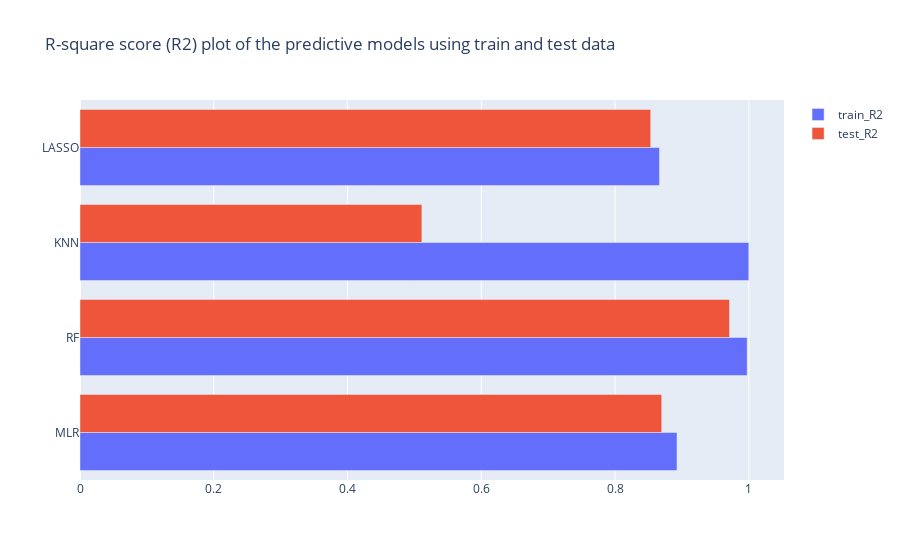

The cell this chart's notebook holds for it:
### Code cell
y=['MLR', 'RF', 'KNN', 'LASSO']
x1= r_Model.loc['train_R2']
x2= r_Model.loc['test_R2']

trace1 = go.Bar(y=y, x=x1, name='train_R2', orientation='h')
trace2 = go.Bar(y=y, x=x2, name='test_R2', orientation='h')

data = [trace1, trace2]

layout = go.Layout(barmode='group', title='R-square score (R2) plot of the predictive models using train and test data')

fig = go.Figure(data=data, layout=layout)
fig.show()

### Figure 1 — Plotly figure (JSON) as saved in the notebook; plotly's stock layout.template omitted (floating-point values rounded to 4 significant figures)
{"data": [{"name": "train_R2", "orientation": "h", "type": "bar", "x": [0.8927, 0.9976, 1.0, 0.8664], "y": ["MLR", "RF", "KNN", "LASSO"]}, {"name": "test_R2", "orientation": "h", "type": "bar", "x": [0.8698, 0.9712, 0.5112, 0.8533], "y": ["MLR", "RF", "KNN", "LASSO"]}], "layout": {"barmode": "group", "title": {"text": "R-square score (R2) plot of the predictive models using train and test data"}}}
